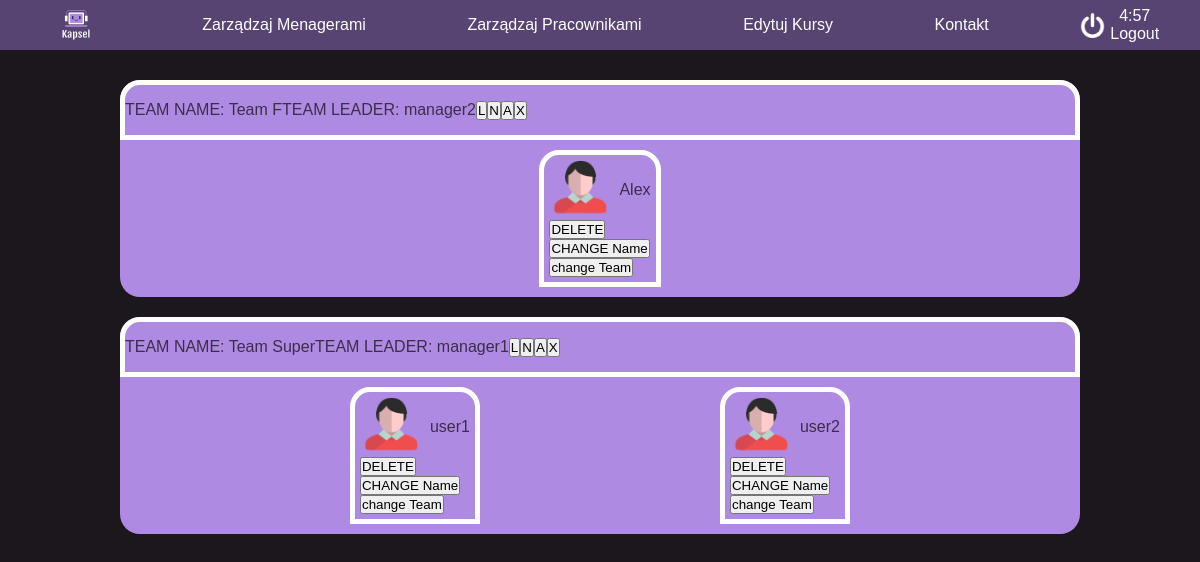
Page /manageUsers (signed in) on the committed database.
### tables this page shows
CREATE TABLE "users"
(
    id       integer
        primary key autoincrement,
    username text,
    role     text,
    password text,
    team_id  integer
);

CREATE TABLE teams
(
    id         integer
        constraint teams_pk
            primary key autoincrement,
    name       text,
    manager_id integer
);

### app.py (the view)
@app.route('/manageUsers')
def manage_users():
    session["localization"] = "manage_users"
    if not session.get("username"):
        return redirect("/login")
    if session.get("role") != 'manager' and session.get("role") != 'admin':
        abort(403)
    cursor.execute("SELECT username, team_id, id FROM users WHERE role=='user'")
    users = cursor.fetchall()
    teams = []
    cursor.execute("SELECT name, team_id FROM teams INNER JOIN users on teams.id=users.team_id WHERE role=='user'")
    teams = cursor.fetchall()
    cursor.execute("SELECT username, teams.id FROM users INNER JOIN teams on users.id=manager_id WHERE role=='manager'")
    managers = cursor.fetchall()
    teams2 = set(teams)
    teams = list(teams2)
    return render_template('manageUsers.html', users=users, teams=teams, managers=managers, role=session.get("role"))

### templates/manageUsers.html (shortened to what this page needs)
<!DOCTYPE html>
<html lang="pl-PL">
<head id="ctl00_Head1">
    <link rel="stylesheet" href="/static/style/style.css">
    <link rel="stylesheet" href="/static/style/nav.css">
    <link rel="stylesheet" href="/static/style/manageUsers.css">
</head>
<body class="CacheDetailsPage">
    {% include 'navbar.html' %}
    <div id="content">
        {% for i in teams %}
        <div class="teamContainer">
            {% for j in managers %}
            {% if i[1] == j[1] %}
                <div class="teamNav">
                    <p>TEAM NAME: {{ i[0] }}</p>
                    <p>TEAM LEADER: {{ j[0] }}</p>
                    <a href="" id="changeTeamLeader"><button onclick="changeTeamName()">L</button></a>
                    <a href="" id="changeTeamName"><button onclick="changeTeamName()">N</button></a>
                    <a href="" id="addToTeam"><button onclick="changeTeamName()">A</button></a>
                    <a href="" id="deleteTeam"><button onclick="dump({{j[1]}})">X</button></a>
                </div>
                {% endif %}
            {% endfor %}
            <div class="teamContent">
                {% for j in users %}
                    {% if i[1]==j[1] %}
                    <div class="teamUser">
                        <div class="teamUserNav">
                        <div class="teamUserIcon"></div>
                            <div class="teamUserP"><p class="teamUserP">{{j[0]}}</p></div>
                            </div>
                    <a href="{{ url_for('deleteUser', user_id=j[2]) }}" id="deleteUser"><button>DELETE</button></a>
                        <a href="" id="changeUserName"><button>CHANGE Name</button></a>
                        <a href="" id="changeUserTeam"><button>change Team</button></a>
                    </div>
                    {% endif %}
                {% endfor %}
            </div>
        </div>
        {% endfor %}
    </div>
</body>
</html>

### static/style/style.css (style rules this page uses)
* { margin:0; padding: 0; box-sizing: border-box; }
html, body { font-family: Helvetica, sans-serif; height: 100%; background-image: linear-gradient(rgba(19,14,20,0.8), rgba(19,14,20,0.8)), url(../icon/new-york-1745089_1920.jpg); background-position: center; background-size: cover; background-attachment: fixed; }
#content { color:var(--bg); display: flex; flex-direction: column; align-items: center; padding-top: 60px; width: 100vw; height: 100vh; transition-duration: .3s; }

### static/style/nav.css (style rules this page uses)
* { margin:0; padding: 0; box-sizing: border-box; }
a { text-decoration: none; color:var(--white); }

### static/style/manageUsers.css (style rules this page uses)
.teamContainer { width:80vw; height: fit-content; background-color: var(--details); border-radius: 20px; margin-top: 20px; height: fit-content; }
.teamNav { width:80vw; height: 60px; background-color: var(--details); border: 5px solid var(--white); border-radius: 20px 20px 0px 0px; display: flex; align-items: center; }
.teamContent { width: 100%; display: flex; flex-direction: row; flex-wrap: wrap; justify-content: space-evenly; }
.teamUser { border-radius: 20px 20px 0px 0px; padding: 5px; border: 5px solid var(--white); margin: 10px; display: flex; flex-direction: column; }
.teamUserNav { display: flex; flex-direction: row; }
.teamUserIcon { background-image: url(/static/icon/icon_user.png); width:60px; height:60px; background-repeat: no-repeat; background-size: cover; }
.teamUserP { display: flex; align-items: center; text-align: center; margin-left: 5px; }

### static/style/root.css (style rules this page uses)
:root { --bg: #3b2d4c; --white: white; --secbg: #584472; --details: #af8ae2; --dark: #191420; }

### rows in the picture
users: username "Alex"
users: username "manager2"
teams: name "Team F"
users: username "user1"
users: username "manager1"
teams: name "Team Super"
users: username "user2"
